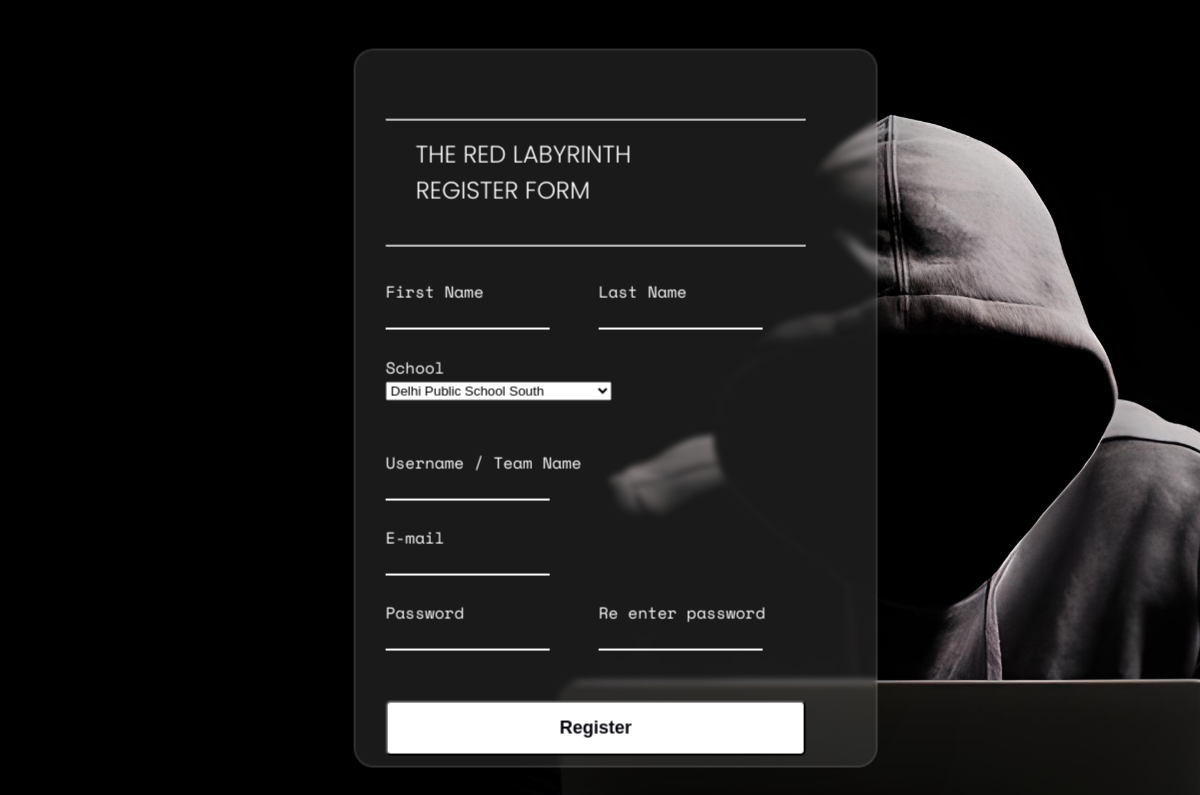
Before: /register/ with the older database file.
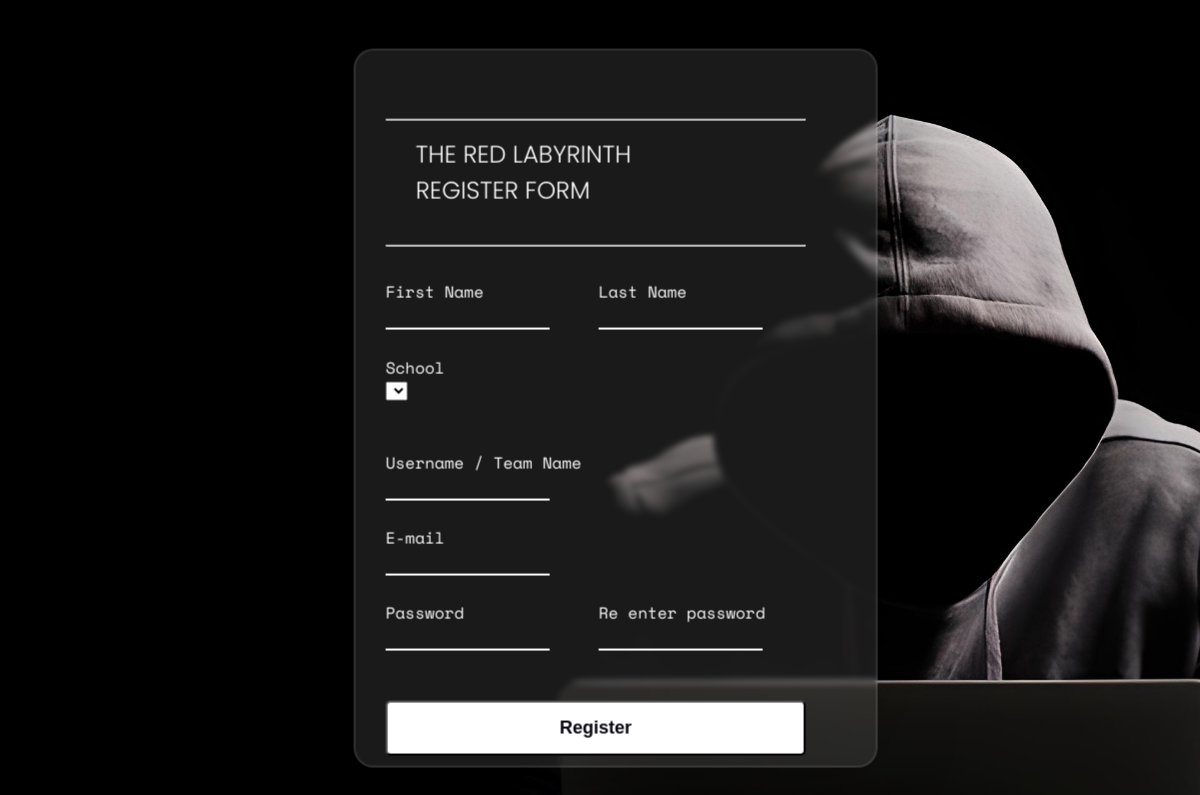
After: the same page with the newer database file.
### accounts/models.py (models this page shows)
class School(models.Model):
    school = models.CharField(default=None, null=True, max_length=50)
    def __str__(self):
        return f"{self.school}"

### accounts/views.py (the view)
# urls.py: path('register/', views.register, name='register'),
def register(request):
    form = RegistrationForm()
    if(request.method == 'POST'):
        form = RegistrationForm(request.POST)
        if(form.is_valid()):
            form.save()
            messages.success(request, f'Account created for {form.cleaned_data["username"]}!')
            return redirect('login')
    context = {'form': form}
    return render(request, 'accounts/register.html', context)

### accounts/forms.py
class RegistrationForm(UserCreationForm):
    class Meta:
        model = Player
        first_name = forms.CharField(max_length=30)
        last_name = forms.CharField(max_length=30)
        school = forms.ModelChoiceField(queryset=School.objects.all())
        fields = ('first_name', 'last_name', 'school', 'username', 'email', 'password1', 'password2')

### accounts/templates/accounts/register.html (shortened to what this page needs)
<!DOCTYPE html>
{% load static %}
<html lang="en" >
<head>
  <link rel="stylesheet" href="{% static 'css/register.css' %}">
</head>
<body class="bg">
  <div class="box">
    <div class="mdl">
      <div class="card">
          <div class="logo">
            <div class="l-wrapper">
              <hr>
              <h1>THE RED LABYRINTH REGISTER FORM</h1>
              <hr>
          </div>
          </div>
          <form method="post" action="">
          <div class="textbox">
            <label>First Name</label>
            {{form.first_name}}
          </div>
          <div class="textbox">
            <label>Last Name</label>
            {{form.last_name}}
          </div>
          <div class="textbox">
            <label>School</label>
            {{form.school}}
          </div>
          <br>
          <br>
          <div class="textbox">
            <label>Username / Team Name</label>
            {{form.username}}
          </div>
          <br>
          <div class="textbox">
            <label>E-mail</label>
            {{form.email}}
          </div>
          <br>
            <div class="textbox">
              <label>Password</label>
            {{form.password1}}
            </div>
            <div class="textbox">
              <label>Re enter password</label>
              {{form.password2}}
            </div>
          <button type="submit">Register</button>
        </form>
      </div>
    </div>
  </div>
  </body>
  </html>

### Main/static/css/register.css (style rules this page uses)
.bg { display: block; font-family: 'Space Mono', monospace; background-color: rgb(240, 244, 247); background-image: url("../img/hacker.png"); background-repeat: no-repeat; background-size: cover; overflow: hidden; }
.mdl { transform: translate(-60%,-60%); }
h1 { font-family: 'Poppins', sans-serif; font-size: 1.5rem; font-weight: 300; padding-left: 30px; padding-bottom: 20px; color: #ffffff; width: 70%; line-height: 1.5em; text-align: left; }
.card { border-radius: 20px; background: rgba(255, 255, 255, 0.1); backdrop-filter: blur(3px); border: 2px solid rgba(255, 255, 255, 0.1); box-shadow: 0 0 80px rgba(0, 0, 0, 0.25); padding: 60px 70px 10px 30px; }
.box { min-height: 30vh; min-width: 30vw; margin-top: 60vh; margin-left: 55vw; }
.textbox { font-size: .7rem; font-family: 'Space Mono', monospace; }
.textbox::placeholder { color: #b5b5b5; font-size: .7rem; font-family: 'Space Mono', monospace; }
input::placeholder { color: #b5b5b5; font-family: 'Space Mono', monospace; }
.textbox { position:relative; display: inline-block; margin-top:6%; }
input { font-family: 'Space Mono', monospace; background: none; outline: none; border: none; font-size: 13px; color: #ffffff; border-bottom: 2px solid #ffffff; }
label { color: white; font-size:16px; font-weight:normal; font-family: 'Space Mono', monospace; pointer-events:none; display: block; padding-bottom: 2px; }
button { margin-top: 50px; width: 100%; background-color: #ffffff; color: #080710; padding: 15px 0; font-size: 18px; font-weight: 600; border-radius: 5px; cursor: pointer; }

Changed rows visible on the page:
removed School: school "Delhi Public School South"
